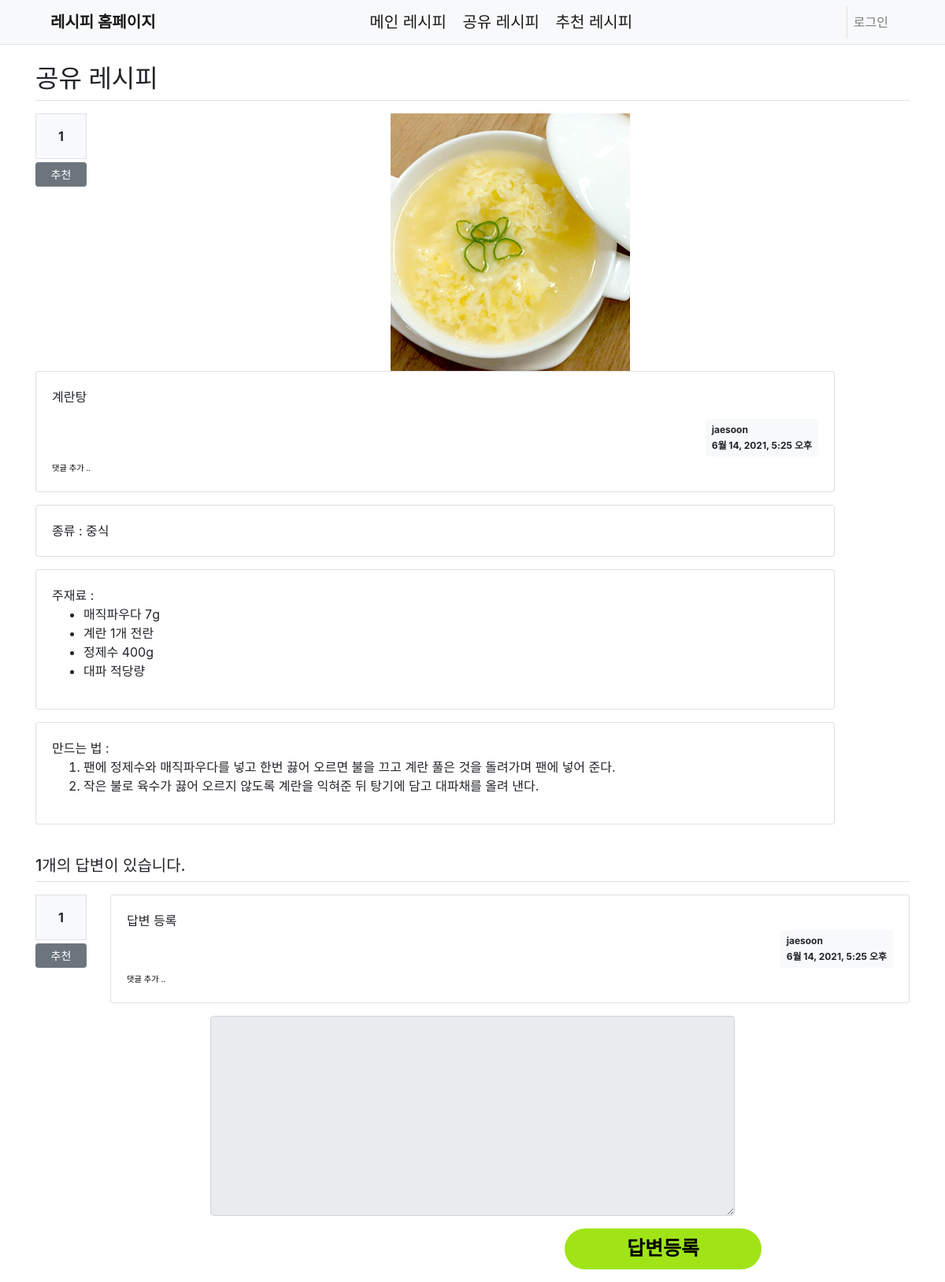
Screenshot of /share_recipe/37/ with the database file from the repository.
### share_recipe/models.py (models this page shows, shortened)
class share_recipe(models.Model):
    subject = models.CharField(max_length=200)
    menu = models.CharField(choices=menu_Choice, max_length = 10)
    material = models.TextField()
    how_Make = models.TextField()
    create_date = models.DateTimeField()
    author = models.ForeignKey(User, on_delete = models.CASCADE, related_name = 'author_recipe')
    modify_date = models.DateTimeField(null=True, blank=True)
    voter = models.ManyToManyField(User, related_name = 'voter_recipe')

class Photo(models.Model):
    recipe = models.ForeignKey(share_recipe, on_delete=models.CASCADE, null=True)
    image = models.ImageField(upload_to='images/', blank=True, null=True)

class Answer(models.Model):
    recipe = models.ForeignKey(share_recipe, on_delete = models.CASCADE)
    content = models.TextField()
    create_date = models.DateTimeField()
    author = models.ForeignKey(User, on_delete = models.CASCADE, related_name = 'author_answer')
    modify_date = models.DateTimeField(null=True, blank=True)
    voter = models.ManyToManyField(User, related_name = 'voter_answer')

### share_recipe/views/base_views.py (the view)
# urls.py: path('<int:recipe_id>/', base_views.recipe_detail, name = 'recipe_detail'),
def recipe_detail(request, recipe_id):
    recipe = get_object_or_404(share_recipe, pk = recipe_id)
    context = {'recipe' : recipe}
    return render(request, 'share/recipe_detail.html', context)

### share_recipe/templatetags/share_filter.py (called while the page is built)
@register.filter()
def mark(value):
    extensions = ["nl2br", "fenced_code"]
    return mark_safe(markdown.markdown(value, extensions=extensions))

### templates/share/recipe_detail.html (shortened to what this page needs)
{% extends 'base.html' %}
{% load share_filter %}
{% block content %}
<div class="container my-3">
    <h2 class="border-bottom py-2">공유 레시피</h2>
    <div class="row my-3">
        <div class="col-1">
            <div class="bg-light text-center p-3 border font-weight-bolder mb-1">{{ recipe.voter.count }}</div>
            <a href="#" data-uri="{% url 'share:vote_recipe' recipe.id  %}"
               class="recommend btn btn-sm btn-secondary btn-block my-1">추천</a>
        </div>
        {% for photo in recipe.photo_set.all %}
            <img style="margin:0 auto;" src="{{photo.image.url}}"><br>
        {% endfor %}
        <div class = "col-11">
            <div class="card">
                <div class="card-body">
                    <div class="card-text">{{ recipe.subject|mark }}</div>
                    <div class="d-flex justify-content-end">
                        <div class="badge badge-light p-2 text-left">
                            <div class = "mb-2">{{ recipe.author.username }}</div>
                            <div>{{ recipe.create_date }}</div>
                        </div>
                    </div>
                    <div>
                        <a href="{% url 'share:comment_create_recipe' recipe.id  %}"
                           class="small"><small>댓글 추가 ..</small></a>
                    </div>
                </div>
            </div>
            <div class="card my-3">
                <div class="card-body">
                    <div class="card-text" style="white-space: pre-line;">종류 : {{ recipe.menu }}</div>
                </div>
            </div>
            <div class="card my-3">
                <div class="card-body">
                    <div class="card-text" style="white-space: nowrap;">주재료 : {{ recipe.material|mark }}</div>
                </div>
            </div>
            <div class="card my-3">
                <div class="card-body">
                    <div class="card-text" style="white-space: nowrap;">만드는 법 : {{ recipe.how_Make|mark }}</div>
                </div>
            </div>
        </div>
    </div>
    <h5 class="border-bottom my-3 py-2">{{ recipe.answer_set.count }}개의 답변이 있습니다.</h5>
    {% for answer in recipe.answer_set.all %}
    <div class="row my-3">
        <div class="col-1">
            <div class="bg-light text-center p-3 border font-weight-bolder mb-1">{{ answer.voter.count }}</div>
            <a href="#" data-uri="{% url 'share:vote_answer' answer.id  %}"
                class="recommend btn btn-sm btn-secondary btn-block my-1">추천</a>
        </div>
        <div class="col-11">
            <div class="card">
                <div class="card-body">
                    <div class="card-text" style="white-space: pre-line;">{{ answer.content }}</div>
                    <div class="d-flex justify-content-end">
                        <div class="badge badge-light p-2 text-left">
                            <div class = "mb-2">{{ recipe.author.username }}</div>
                            <div>{{ answer.create_date }}</div>
                        </div>
                    </div>
                        <div>
                            <a href="{% url 'share:comment_create_answer' answer.id  %}"
                               class="small"><small>댓글 추가 ..</small></a>
                        </div>
                </div>
            </div>
        </div>
    </div>
    {% endfor %}
    <form action="{% url 'share:answer_create' recipe.id %}" method="post" class="my-3">
        <div class="form-group">
            <textarea name="content" id="content" {% if not user.is_authenticated %}disabled{% endif %} class="form-control" rows="10"></textarea>
        </div>
        <input type="submit" value="답변등록" class="btn btn-primary">
    </form>
</div>
{% endblock %}

### rows the page displays
share_recipe: voter.count "1", subject|mark "계란탕", author.username "jaesoon", create_date "6월 14, 2021, 5:25 오후", menu "중식", material|mark "매직파우다 7g 계란 1개 전란 정제수 400g 대파 적당량", how_Make|mark "팬에 정제수와 매직파우다를 넣고 한번 끓어 오르면 불을 끄고 계란 풀은 것을 돌려가며 팬에 넣어 준다. 작은 불로 육수가 끓어 오르지 않도록 계란을 익혀준 뒤 탕기에 담고 대파채를 올려 낸다.", answer_set.count "1"
Photo: image (picture)
Answer: voter.count "1", content "답변 등록", create_date "6월 14, 2021, 5:25 오후"
